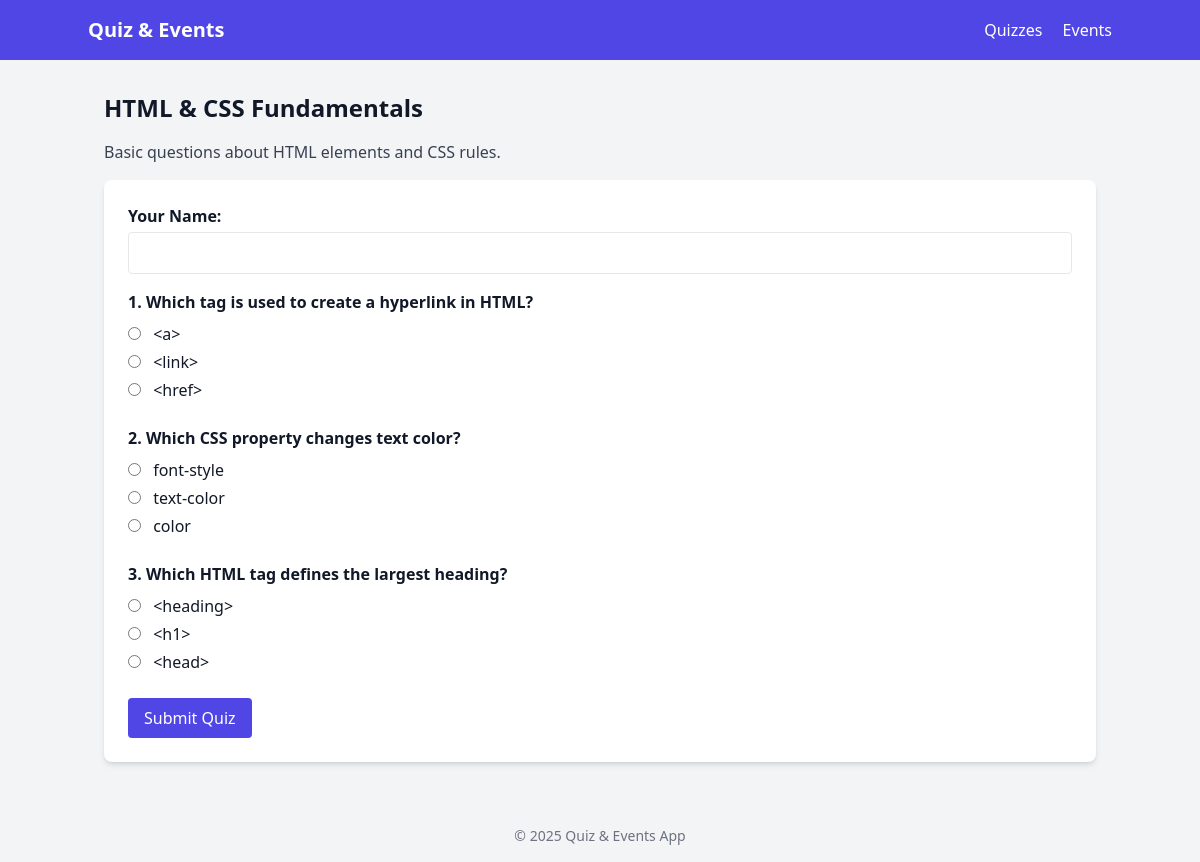
Page /quiz_attempt/2/ on the committed database.
### quizzes/models.py (models this page shows, shortened)
class Quiz(models.Model):
    title = models.CharField(max_length=250)
    description = models.TextField()
    created_at = models.DateTimeField(default=timezone.now)

class Questions(models.Model):
    quiz = models.ForeignKey(Quiz, on_delete=models.CASCADE)
    text = models.TextField()
    question_type = models.CharField(max_length=100, default='MCQ')
    created_at = models.DateTimeField(default=timezone.now)

class Answers(models.Model):
    question = models.ForeignKey(Questions, on_delete=models.CASCADE)
    text = models.CharField(max_length=300)
    is_correct = models.BooleanField(default=False)

### quizzes/views.py (the view, shortened to what this page needs)
# urls.py: path('quiz_attempt/<int:quiz_id>/', views.quiz_attempt, name='quiz_attempt'),
def quiz_attempt(request, quiz_id):
    quiz = get_object_or_404(Quiz, id = quiz_id)
    """
    When you fetch all questions for this quiz, also fetch
    their answers in advance — in a single additional query.
    """
    questions = quiz.questions_set.prefetch_related('answers_set')
    con = {'quiz': quiz, 'questions': questions}
    return render(request, 'quiz_attempt.html', con)

### quizzes/templates/quiz_attempt.html (shortened to what this page needs)
{% extends 'base.html' %}
{% block content %}
<h2 class="text-2xl font-bold mb-4">{{ quiz.title }}</h2>
<p class="mb-4 text-gray-700">{{ quiz.description }}</p>
<form method="POST" class="bg-white p-6 rounded-lg shadow-md">
  <div class="mb-4">
    <label class="font-semibold">Your Name:</label>
    <input type="text" name="user_name" required class="border p-2 w-full rounded mt-1">
  </div>
  {% for question in questions %}
  <div class="mb-6">
    <p class="font-semibold">{{ forloop.counter }}. {{ question.text }}</p>
    <div class="mt-2 space-y-1">
      {% for ans in question.answers_set.all %}
      <label class="block">
        <input type="radio" name="{{ question.id }}" value="{{ ans.id }}" class="mr-2">
        {{ ans.text }}
      </label>
      {% endfor %}
    </div>
  </div>
  {% endfor %}
  <button type="submit" class="bg-indigo-600 text-white px-4 py-2 rounded hover:bg-indigo-700">
    Submit Quiz
  </button>
</form>
{% endblock %}

### rows in the picture
Quiz: title "HTML & CSS Fundamentals", description "Basic questions about HTML elements and CSS rules."
Questions: text "Which tag is used to create a hyperlink in HTML?"
Answers: text "<a>"
Answers: text "<link>"
Answers: text "<href>"
Questions: text "Which CSS property changes text color?"
Answers: text "font-style"
Answers: text "text-color"
Answers: text "color"
Questions: text "Which HTML tag defines the largest heading?"
Answers: text "<heading>"
Answers: text "<h1>"
Answers: text "<head>"
